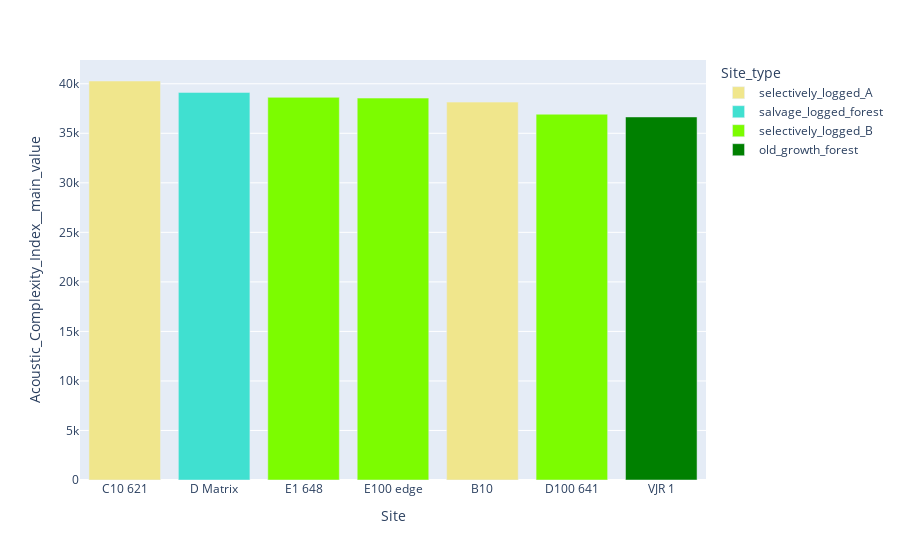

Notebook cell for this chart:
### Code cell
fig = px.bar(dfaxic6am, 
             x = 'Site', 
             y = 'Acoustic_Complexity_Index__main_value', 
             color = 'Site_type', 
             color_discrete_map = color_discrete_map,
            )
fig.update_layout(xaxis = {'categoryorder':'total descending'})

fig.show()

### Figure 1 — Plotly figure (JSON) as saved in the notebook; plotly's stock layout.template omitted (floating-point values rounded to 4 significant figures)
{"data": [{"alignmentgroup": "True", "hovertemplate": "Site_type=selectively_logged_A<br>Site=%{x}<br>Acoustic_Complexity_Index__main_value=%{y}<extra></extra>", "legendgroup": "selectively_logged_A", "marker": {"color": "khaki"}, "name": "selectively_logged_A", "offsetgroup": "selectively_logged_A", "orientation": "v", "showlegend": true, "textposition": "auto", "type": "bar", "x": ["C10 621", "B10"], "xaxis": "x", "y": [40280.0, 38150.0], "yaxis": "y"}, {"alignmentgroup": "True", "hovertemplate": "Site_type=salvage_logged_forest<br>Site=%{x}<br>Acoustic_Complexity_Index__main_value=%{y}<extra></extra>", "legendgroup": "salvage_logged_forest", "marker": {"color": "turquoise"}, "name": "salvage_logged_forest", "offsetgroup": "salvage_logged_forest", "orientation": "v", "showlegend": true, "textposition": "auto", "type": "bar", "x": ["D Matrix"], "xaxis": "x", "y": [39130.0], "yaxis": "y"}, {"alignmentgroup": "True", "hovertemplate": "Site_type=selectively_logged_B<br>Site=%{x}<br>Acoustic_Complexity_Index__main_value=%{y}<extra></extra>", "legendgroup": "selectively_logged_B", "marker": {"color": "lawngreen"}, "name": "selectively_logged_B", "offsetgroup": "selectively_logged_B", "orientation": "v", "showlegend": true, "textposition": "auto", "type": "bar", "x": ["E1 648", "E100 edge", "D100 641"], "xaxis": "x", "y": [38630.0, 38550.0, 36930.0], "yaxis": "y"}, {"alignmentgroup": "True", "hovertemplate": "Site_type=old_growth_forest<br>Site=%{x}<br>Acoustic_Complexity_Index__main_value=%{y}<extra></extra>", "legendgroup": "old_growth_forest", "marker": {"color": "green"}, "name": "old_growth_forest", "offsetgroup": "old_growth_forest", "orientation": "v", "showlegend": true, "textposition": "auto", "type": "bar", "x": ["VJR 1"], "xaxis": "x", "y": [36650.0], "yaxis": "y"}], "layout": {"autosize": true, "barmode": "relative", "legend": {"title": {"text": "Site_type"}, "tracegroupgap": 0}, "margin": {"t": 60}, "xaxis": {"anchor": "y", "autorange": true, "categoryorder": "total descending", "domain": [0, 1], "range": [-0.5, 6.5], "title": {"text": "Site"}, "type": "category"}, "yaxis": {"anchor": "x", "autorange": true, "domain": [0, 1], "range": [0, 42400.0], "title": {"text": "Acoustic_Complexity_Index__main_value"}, "type": "linear"}}}
